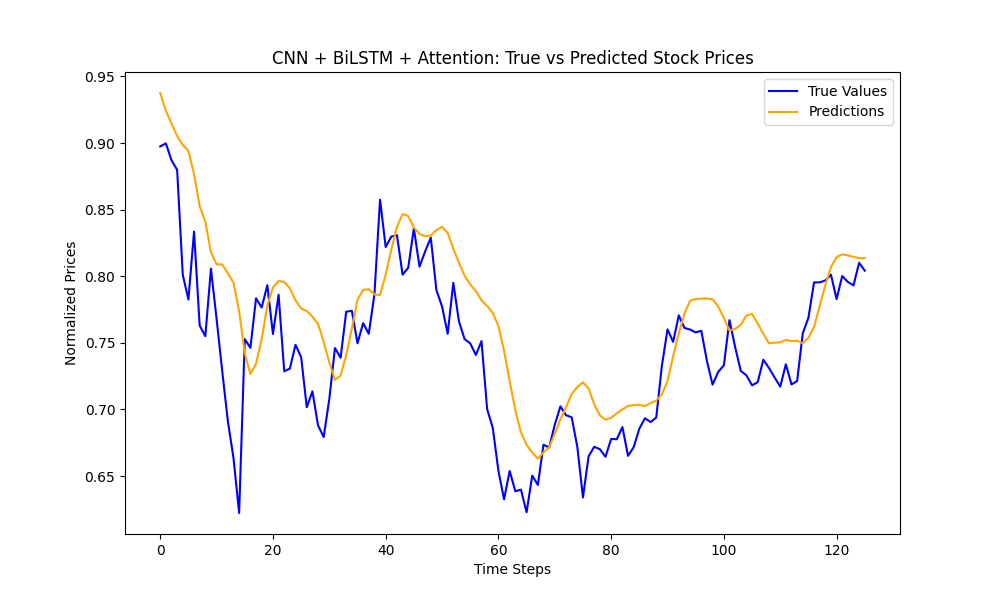

Write Python code to recreate this figure.
import numpy as np
import pandas as pd
from sklearn.metrics import mean_squared_error, mean_absolute_error
from keras.models import Model
from keras.layers import Input, Conv1D, MaxPooling1D, Dropout, Bidirectional, LSTM, Dense, Multiply, Flatten
from keras.optimizers import Adam
import matplotlib.pyplot as plt
from sklearn.preprocessing import MinMaxScaler

# Load and preprocess the dataset
data = pd.read_csv('TSLA.csv')

# Select columns for modeling
selected_columns = ['Open', 'High', 'Low', 'Close']
data = data[selected_columns].dropna()

# Normalize the data
scaler = MinMaxScaler()
scaled_data = scaler.fit_transform(data)
data = pd.DataFrame(scaled_data, columns=selected_columns)

# Parameters
lookback_window = 5  # Time steps for input sequences
filters = 32         # Number of CNN filters
lstm_units = 20      # LSTM units for BiLSTM
dropout_rate = 0.15  # Dropout rate
epochs = 50          # Number of training epochs
batch_size = 32      # Batch size

# Prepare sequences for training
sequences, labels = [], []
for i in range(len(data) - lookback_window):
    sequences.append(data.iloc[i:i + lookback_window].values)
    labels.append(data.iloc[i + lookback_window]['Close'])

X = np.array(sequences)
y = np.array(labels)

# Split into training and testing sets
train_size = int(0.9 * len(X))
X_train, X_test = X[:train_size], X[train_size:]
y_train, y_test = y[:train_size], y[train_size:]

# Define the CNN + BiLSTM + Attention model
input_layer = Input(shape=X_train.shape[1:], name='Input_Layer')

# CNN Block
conv = Conv1D(filters=filters, kernel_size=2, activation='relu', name='Conv1D_Layer')(input_layer)
pool = MaxPooling1D(pool_size=2, name='MaxPooling_Layer')(conv)
dropout = Dropout(dropout_rate, name='Dropout_Layer')(pool)

# BiLSTM Block
bilstm = Bidirectional(LSTM(lstm_units, activation='tanh', return_sequences=True), name='BiLSTM_Layer')(dropout)

# Attention Mechanism
attention_weights = Dense(1, activation='softmax', name='Attention_Weights')(bilstm)
attention_output = Multiply(name='Attention_Multiplication')([bilstm, attention_weights])

# Flatten and Dense Layers
flat = Flatten(name='Flatten_Layer')(attention_output)
dense = Dense(lstm_units, activation='relu', name='Dense_Layer')(flat)
output = Dense(1, activation='linear', name='Output_Layer')(dense)

# Compile the model
model = Model(inputs=input_layer, outputs=output, name='CNN_BiLSTM_Attention_Model')
model.compile(optimizer=Adam(), loss='mse', metrics=['mae'])

# Train the model
history = model.fit(X_train, y_train, validation_data=(X_test, y_test), epochs=epochs, batch_size=batch_size, verbose=1)

# Evaluate the model
y_pred = model.predict(X_test).flatten()

# Debugging: Check shapes of predictions and test data
print(f"Shape of y_test: {y_test.shape}, Shape of y_pred: {y_pred.shape}")

# Calculate evaluation metrics
rmse = np.sqrt(mean_squared_error(y_test, y_pred))
mae = mean_absolute_error(y_test, y_pred)
print(f"CNN + BiLSTM + Attention: RMSE = {rmse}, MAE = {mae}")

# Plot predictions vs actual values
plt.figure(figsize=(10, 6))
plt.plot(y_test, label='True Values', color='blue')
plt.plot(y_pred, label='Predictions', color='orange')
plt.title('CNN + BiLSTM + Attention: True vs Predicted Stock Prices')
plt.xlabel('Time Steps')
plt.ylabel('Normalized Prices')
plt.legend()
plt.show()
